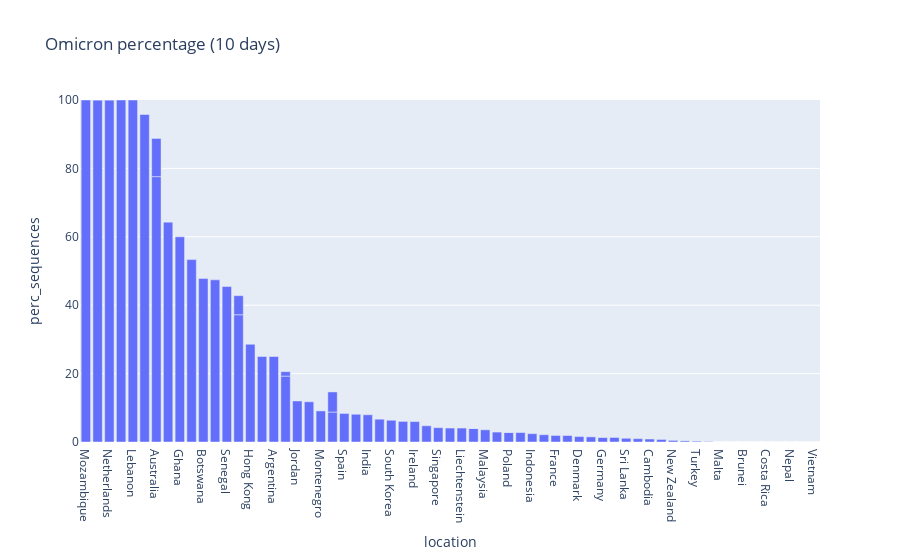

This figure's notebook cell:
### Code cell
fig = px.bar(perc_om_max, x="location", y="perc_sequences",title="Omicron percentage (10 days)")
fig.update_layout(yaxis_range=[0,100])
fig.show()

### Figure 1 — Plotly figure (JSON) as saved in the notebook; plotly's stock layout.template omitted (floating-point values rounded to 4 significant figures)
{"data": [{"alignmentgroup": "True", "hovertemplate": "location=%{x}<br>perc_sequences=%{y}<extra></extra>", "legendgroup": "", "marker": {"color": "#636efa", "pattern": {"shape": ""}}, "name": "", "offsetgroup": "", "orientation": "v", "showlegend": false, "textposition": "auto", "type": "bar", "x": ["Mozambique", "Russia", "Netherlands", "Malawi", "Lebanon", "South Africa", "Australia", "Brazil", "Ghana", "Thailand", "Russia", "Botswana", "Norway", "Senegal", "United Kingdom", "Hong Kong", "Pakistan", "Argentina", "United States", "Jordan", "Bangladesh", "Australia", "Montenegro", "Belgium", "Spain", "Japan", "India", "Netherlands", "Trinidad and Tobago", "South Korea", "Austria", "Ireland", "Belgium", "United Kingdom", "Sweden", "Singapore", "Israel", "Liechtenstein", "Switzerland", "Malaysia", "Canada", "Poland", "Portugal", "Indonesia", "Slovakia", "France", "Mexico", "Denmark", "Czechia", "Germany", "Lithuania", "United States", "Sri Lanka", "Italy", "Cambodia", "Chile", "New Zealand", "Greece", "Turkey", "Luxembourg", "Malta", "Bosnia and Herzegovina", "Brunei", "Ukraine", "Costa Rica", "Switzerland", "Poland", "Aruba", "Nepal", "Sint Maarten (Dutch part)", "Germany", "Vietnam"], "xaxis": "x", "y": [100, 100, 100, 100, 100, 95.77, 77.59, 64.29, 60, 53.33, 50, 47.79, 47.41, 45.45, 37.21, 28.57, 25, 25, 19.27, 12, 11.76, 11.17, 9.09, 8.76, 8.35, 8.11, 7.96, 7.48, 6.67, 6.36, 6.02, 5.97, 5.88, 5.58, 4.75, 4.19, 4.08, 4.08, 3.96, 3.57, 2.9, 2.82, 2.76, 2.44, 2.13, 1.91, 1.9, 1.59, 1.5, 1.38, 1.33, 1.29, 1.09, 0.98, 0.87, 0.75, 0.47, 0.33, 0.25, 0.15, 0, 0, 0, 0, 0, 0, 0, 0, 0, 0, 0, 0], "yaxis": "y"}], "layout": {"barmode": "relative", "legend": {"tracegroupgap": 0}, "title": {"text": "Omicron percentage (10 days)"}, "xaxis": {"anchor": "y", "domain": [0, 1], "title": {"text": "location"}}, "yaxis": {"anchor": "x", "domain": [0, 1], "range": [0, 100], "title": {"text": "perc_sequences"}}}}
